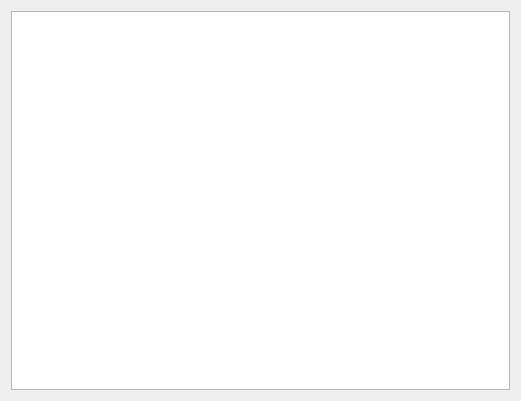
<?xml version="1.0" encoding="UTF-8"?>
<ui version="4.0">
 <class>List</class>
 <widget class="QDialog" name="List">
  <property name="geometry">
   <rect>
    <x>0</x>
    <y>0</y>
    <width>521</width>
    <height>401</height>
   </rect>
  </property>
  <property name="windowTitle">
   <string>Dialog</string>
  </property>
  <layout class="QGridLayout" name="gridLayout">
   <item row="0" column="0">
    <widget class="QTableWidget" name="table_list"/>
   </item>
  </layout>
 </widget>
 <resources/>
 <connections/>
</ui>
